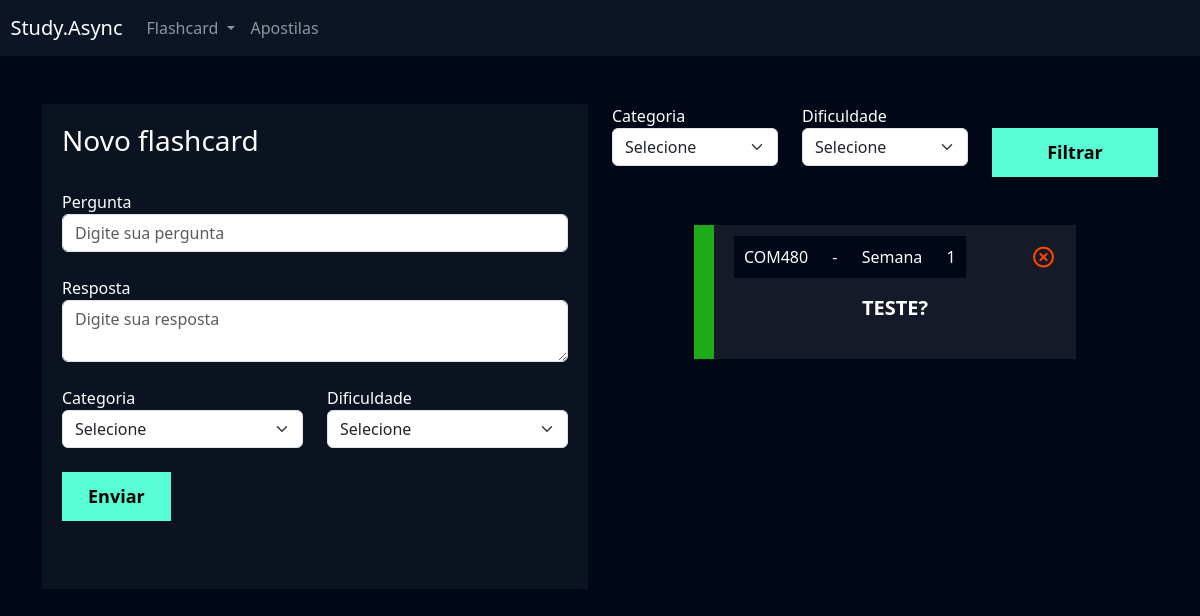
Screenshot of /flashcard/novo_flashcard/ (signed in) with the database file from the repository.
### flashcard/models.py (models this page shows, shortened)
class Flashcard(models.Model):
    DIFICULDADE_CHOICES = (('1', 'Semana 1'), ('2', 'Semana 2'), ('3', 'Semana 3'), ('4', 'Semana 4'), ('5', 'Semana 5'), ('6', 'Semana 6'), ('7', 'Semana 7'))
    user = models.ForeignKey(User, on_delete=models.DO_NOTHING)
    pergunta = models.TextField()
    resposta = models.TextField()
    categoria = models.ForeignKey(Categoria, on_delete=models.DO_NOTHING)
    dificuldade = models.CharField(max_length=1, choices=DIFICULDADE_CHOICES)
    @property
    def css_dificuldade(self):
        if self.dificuldade == '1':
            return 'flashcard-facil'
        elif self.dificuldade == '2':
            return 'flashcard-facil'
        elif self.dificuldade == '3':
            return 'flashcard-medio'
        elif self.dificuldade == '4':
            return 'flashcard-medio'
        elif self.dificuldade == '5':
            return 'flashcard-dificil'
        elif self.dificuldade == '6':
            return 'flashcard-dificil'
        elif self.dificuldade == '7':
            return 'flashcard-dificil'

class Categoria(models.Model):
    nome = models.CharField(max_length=20)
    def __str__(self):
        return self.nome

### flashcard/views.py (the view, shortened to what this page needs)
# urls.py: path('novo_flashcard/', views.novo_flashcard, name='novo_flashcard'),
def novo_flashcard(request):
    if not request.user.is_authenticated:
        return redirect('/usuarios/login')
    if request.method == 'GET':
        categorias = Categoria.objects.all()
        dificuldades = Flashcard.DIFICULDADE_CHOICES
        flashcards = Flashcard.objects.filter(user=request.user)
        categoria_filtrar = request.GET.get('categoria')
        dificuldade_filtrar = request.GET.get('dificuldade')
        if categoria_filtrar:
            flashcards = flashcards.filter(categoria__id=categoria_filtrar)
        if dificuldade_filtrar:
            flashcards = flashcards.filter(dificuldade=dificuldade_filtrar)
        return render(
            request,
            'novo_flashcard.html',
            {
                'categorias': categorias,
                'dificuldades': dificuldades,
                'flashcards': flashcards,
            }
        )

### flashcard/templates/novo_flashcard.html (shortened to what this page needs)
{% extends "base.html" %}
{% load static %}
{% block 'cabecalho' %}
    <link href="{% static 'usuarios/css/cadastro.css' %}" rel="stylesheet">
    <link href='https://unpkg.com/boxicons@2.1.4/css/boxicons.min.css' rel='stylesheet'>
    <link href="{% static 'flashcard/css/novo_flashcard.css' %}" rel="stylesheet">
{% endblock 'cabecalho' %}
{% block 'conteudo' %}
    {% include "partials/header.html" %}
    <div class="container">
        <br>
        <br>
        <div class="row">
            <div class="col-md">
                <div class="box-form">
                    <form action="{% url 'novo_flashcard' %}" method="POST"> {% csrf_token %}
                        <h3>Novo flashcard</h3>
                        <br>
                        <label>Pergunta</label>
                        <input type="text" class="form-control" placeholder="Digite sua pergunta" name="pergunta">
                        <br>
                        <label>Resposta</label>
                        <textarea class="form-control" placeholder="Digite sua resposta" name="resposta"></textarea>
                        <br>
                        <div class="row">
                                <div class="col-md">
                                    <label for="">Categoria</label>
                                    <select class="form-select" name="categoria">
                                        <option value="">Selecione</option>
                                    </select>
                                </div>
                                <div class="col-md">
                                    <label for="">Dificuldade</label>
                                    <select class="form-select" name="dificuldade">
                                        <option value="">Selecione</option>
                                    </select>
                                </div>
                        </div>
                        <br>
                        <input type="submit" value="Enviar" class="btn-cadastro">
                        <br>
                        <br>
                        <br>
                    </form>
                </div>
            </div>
            <div class="col-md">
                <form action="{% url 'novo_flashcard' %}" method="GET">
                    <div class="row">
                        <div class="col-md">
                            <label for="">Categoria</label>
                            <select name="categoria" id="" class="form-select">
                                <option value="">Selecione</option>
                            </select>
                        </div>
                        <div class="col-md">
                            <label for="">Dificuldade</label>
                            <select name="dificuldade" id="" class="form-select">
                                <option value="">Selecione</option>
                            </select>
                        </div>
                        <div class="col-md">
                            <br>
                            <input type="submit" style="width: 100%" value="Filtrar" class="btn-cadastro">
                        </div>
                    </div>
                </form>
                <br>
                <br>
                {% for flash in flashcards %}
                    <div class="box-new-flashcard"  onclick="flip_card({{flash.id}})">
                        <div class="flashcard {{flash.css_dificuldade}}">
                            <div class="flashcard-categoria">
                                {{flash.categoria}}
                            </div>
                            <div class="flashcard-categoria">
                                -
                            </div>
                            <div class="flashcard-categoria">
                                Semana
                            </div>
                            <div class="flashcard-categoria">
                                {{flash.dificuldade}}
                            </div>
                            <a href="{% url 'deletar_flashcard' flash.id %}"><i class='icone-exit bx bx-x-circle'></i></a>
                            <br>
                            <br>
                            <div class="flashcard-box-item">
                                <p class="flashcard-item">{{flash.pergunta}}</p>
                            </div>
                        </div>
                    </div>
                    <br>
                    <br>
                {% endfor %}
            </div>
        </div>
    </div>
{% endblock 'conteudo' %}

### templates/static/geral/css/base.css (style rules this page uses)
:root { --main-color: #0b1526; --dark-color: #000716; --secondary-dark-color: rgb(15, 2, 26); --light-color: #00c1f3; --contrast-color: #f4c96b; --differential-color: #58fcd5; }
body { background-color: var(--dark-color) !important; color: white !important; }

### templates/static/usuarios/css/cadastro.css (style rules this page uses)
* { margin: 0; padding: 0; }
.box-form { padding: 20px; background-color: rgba(217,217,217, .05); color: white !important; }
.btn-cadastro { padding: 10px; background-color: #58fcd5; border: none; border: 1px solid #58fcd5; font-size: 18px; font-weight: bold; padding-left: 25px; padding-right: 25px; }

### templates/static/flashcard/css/novo_flashcard.css (style rules this page uses)
.box-new-flashcard { width: 70%; margin: auto; }
.flashcard { background-color: rgba(255, 255, 255, .08); padding: 20px; }
.flashcard-box-item { text-align: center; }
.flashcard p { font-size: 20px; font-weight: bold; cursor: pointer; }
.flashcard-facil { border-left: 20px solid #1DAB1A; }
.flashcard-categoria { background-color: var(--dark-color); display: inline; padding: 10px; }
.icone-exit { float: right; font-size: 25px; color: orangered; }

### rows the page displays
Flashcard: categoria "COM480", dificuldade "1", pergunta "TESTE?"
